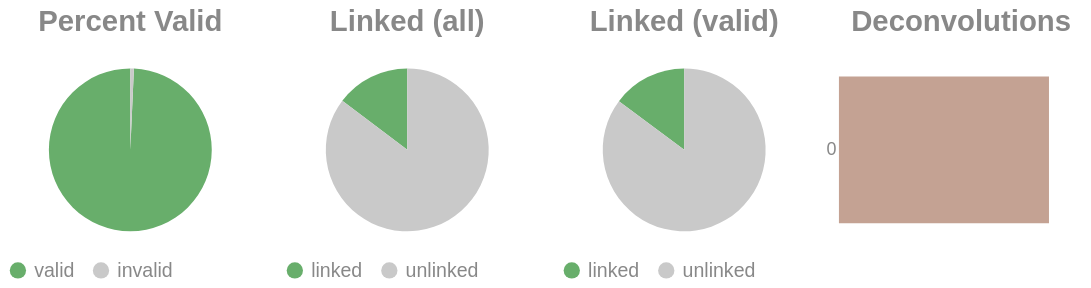

The cell this chart's notebook holds for it:
### Code cell
if SKIPLR:
    pass
else:
    clash = Counter()
    for i in valids['molecule'].to_list():
        _mol = i.split("-")
        if len(_mol) == 1:
            clash.update('0')
        else:
            clash.update(_mol[-1])

    _d = {"deconvolutions": [], 'count': []}
    for k,v in clash.items():
        _d['deconvolutions'].append(k)
        _d['count'].append(v)

    tot_valid = valids['reads'].sum()
    mask = valids['reads'] >= 2
    n_linked_reads = valids.filter(mask)['reads'].sum()
    if n_linked_reads == 0:
        print_html("No linked molecules (>=2 reads) were detected; skipping linked-only distributions.")
        SKIPLR = True
    else:
        perc_valid = round(tot_valid / n_reads, 4)
        linked_perc_abs = round(n_linked_reads / n_reads, 4)
        linked_perc = round(n_linked_reads / tot_valid, 4)

    _valid = pl.DataFrame({"valids": ['valid', 'invalid'], "count": [tot_valid, n_reads - tot_valid]})
    _linked_abs = pl.DataFrame({"linked (absolute)": ['linked', 'unlinked'], "count": [n_linked_reads, n_reads - n_linked_reads]})
    _linked_rel = pl.DataFrame({"linked (valids)": ['linked', 'unlinked'], "count": [n_linked_reads, tot_valid - n_linked_reads]})

    (
        alt.hconcat(
            piechart(_valid, goodval = 'valid', title = "Percent Valid"),
            piechart(_linked_abs, goodval = "linked", title =  "Linked (all)"),
            piechart(_linked_rel, goodval = "linked", title =  "Linked (valid)"),
            convolutionbar(pl.DataFrame(_d), title = "Deconvolutions"),
            center = True,
            bounds = 'flush'
        )
        .resolve_scale(color='independent')
        .resolve_legend('independent')
        .properties(usermeta={'embedOptions': {"actions": False}})
    ).display()

### Figure 1 — Vega-Lite specification as saved in the notebook (floating-point values rounded to 4 significant figures)
{"width": "container", "height": 400, "config": {"title": {"anchor": "start", "dy": -15, "fontSize": 18, "color": "#888888", "subtitleColor": "#888888", "subtitleFontSize": 14}, "arc": {"fill": "#0072B2"}, "axis": {"domainColor": "#888888", "domainWidth": 0.5, "gridWidth": 0.2, "grid": false, "titleFontWeight": 400, "titleFontSize": 15, "labelFontSize": 11, "labelColor": "#888888", "tickColor": "#888888", "tickWidth": 0.2, "titleColor": "#888888"}, "axisBand": {"grid": false}, "axisX": {"grid": true, "tickSize": 10, "domainCap": "round"}, "axisY": {"domain": false, "grid": true, "tickSize": 0, "domainCap": "round"}, "background": "transparent", "header": {"labelFontSize": 15, "labelColor": "#888888", "titleFontSize": 15, "titleFontWeight": 600, "titleColor": "#888888"}, "legend": {"labelFont": "sans-serif", "labelFontSize": 12, "labelColor": "#888888", "symbolSize": 100, "symbolType": "circle", "titleFontSize": 12, "titlePadding": 10, "titleColor": "#888888", "title": null}, "range": {"category": ["#E69F00", "#56B4E9", "#009E73", "#F0E442", "#0072B2", "#D55E00", "#CC79A7", "#000000"], "diverging": ["#cfe8f3", "#a2d4ec", "#73bfe2", "#46abdb", "#1696d2", "#12719e"]}, "area": {"fill": "#0072B2", "fillOpacity": 0.7, "line": true, "strokeOpacity": 0.7}, "line": {"color": "#0072B2", "stroke": "#0072B2", "strokeWidth": 2}, "trail": {"color": "#0072B2", "stroke": "#0072B2", "strokeWidth": 0, "size": 1}, "point": {"filled": true, "fillOpacity": 1.0, "size": 95}, "text": {"color": "#888888", "fontSize": 11, "align": "right", "fontWeight": 400, "size": 11}, "bar": {"fill": "#0072B2", "stroke": null}, "view": {"stroke": null, "continuousWidth": 660, "continuousHeight": 400}}, "hconcat": [{"data": {"name": "data-37f18613370d99238b8e7753553cfcfa"}, "mark": {"type": "arc"}, "encoding": {"color": {"field": "valids", "legend": {"orient": "bottom", "title": null}, "scale": {"domain": ["valid", "invalid"], "range": ["#68ae6b", "#C9C9C9"]}, "title": "Valids", "type": "nominal"}, "theta": {"field": "count", "type": "quantitative"}, "tooltip": [{"field": "valids", "title": "Valids", "type": "ordinal"}, {"field": "percent", "format": ".2%", "title": "Percent", "type": "quantitative"}, {"field": "count", "title": "Count", "type": "quantitative"}]}, "height": 100, "title": {"text": "Percent Valid", "align": "center", "anchor": "middle"}, "transform": [{"calculate": "datum.count / 3297629", "as": "percent"}], "width": 150}, {"data": {"name": "data-31bab39d4bfe5f3b634ae75a149ed3e3"}, "mark": {"type": "arc"}, "encoding": {"color": {"field": "linked (absolute)", "legend": {"orient": "bottom", "title": null}, "scale": {"domain": ["linked", "unlinked"], "range": ["#68ae6b", "#C9C9C9"]}, "title": "Linked (Absolute)", "type": "nominal"}, "theta": {"field": "count", "type": "quantitative"}, "tooltip": [{"field": "linked (absolute)", "title": "Linked (Absolute)", "type": "ordinal"}, {"field": "percent", "format": ".2%", "title": "Percent", "type": "quantitative"}, {"field": "count", "title": "Count", "type": "quantitative"}]}, "height": 100, "title": {"text": "Linked (all)", "align": "center", "anchor": "middle"}, "transform": [{"calculate": "datum.count / 3297629", "as": "percent"}], "width": 150}, {"data": {"name": "data-094790b6d3612dacbf4a31426667df8e"}, "mark": {"type": "arc"}, "encoding": {"color": {"field": "linked (valids)", "legend": {"orient": "bottom", "title": null}, "scale": {"domain": ["linked", "unlinked"], "range": ["#68ae6b", "#C9C9C9"]}, "title": "Linked (Valids)", "type": "nominal"}, "theta": {"field": "count", "type": "quantitative"}, "tooltip": [{"field": "linked (valids)", "title": "Linked (Valids)", "type": "ordinal"}, {"field": "percent", "format": ".2%", "title": "Percent", "type": "quantitative"}, {"field": "count", "title": "Count", "type": "quantitative"}]}, "height": 100, "title": {"text": "Linked (valid)", "align": "center", "anchor": "middle"}, "transform": [{"calculate": "datum.count / 3274408", "as": "percent"}], "width": 150}, {"data": {"name": "data-42601700f28c7b8c5b23e3ca14b93628"}, "mark": {"type": "bar"}, "encoding": {"color": {"field": "deconvolutions", "legend": null, "scale": {"scheme": "lightgreyred"}, "type": "nominal"}, "tooltip": [{"field": "deconvolutions", "title": "Deconvolutions", "type": "ordinal"}, {"field": "percent", "format": ".2%", "title": "Percent", "type": "quantitative"}, {"field": "count", "title": "Count", "type": "quantitative"}], "x": {"axis": null, "field": "count", "type": "quantitative"}, "y": {"field": "deconvolutions", "sort": "ascending", "title": null, "type": "nominal"}}, "height": 100, "title": {"text": "Deconvolutions", "align": "center", "anchor": "middle"}, "transform": [{"calculate": "datum.count / 3008600", "as": "percent"}], "width": 150}], "bounds": "flush", "center": true, "resolve": {"legend": {"angle": "independent"}, "scale": {"color": "independent"}}, "usermeta": {"embedOptions": {"actions": false}}, "$schema": "https://vega.github.io/schema/vega-lite/v6.1.0.json", "datasets": {"data-37f18613370d99238b8e7753553cfcfa": [{"valids": "valid", "count": 3274408}, {"valids": "invalid", "count": 23221}], "data-31bab39d4bfe5f3b634ae75a149ed3e3": [{"linked (absolute)": "linked", "count": 484315}, {"linked (absolute)": "unlinked", "count": 2813314}], "data-094790b6d3612dacbf4a31426667df8e": [{"linked (valids)": "linked", "count": 484315}, {"linked (valids)": "unlinked", "count": 2790093}], "data-42601700f28c7b8c5b23e3ca14b93628": [{"deconvolutions": "0", "count": 3008600}]}}
